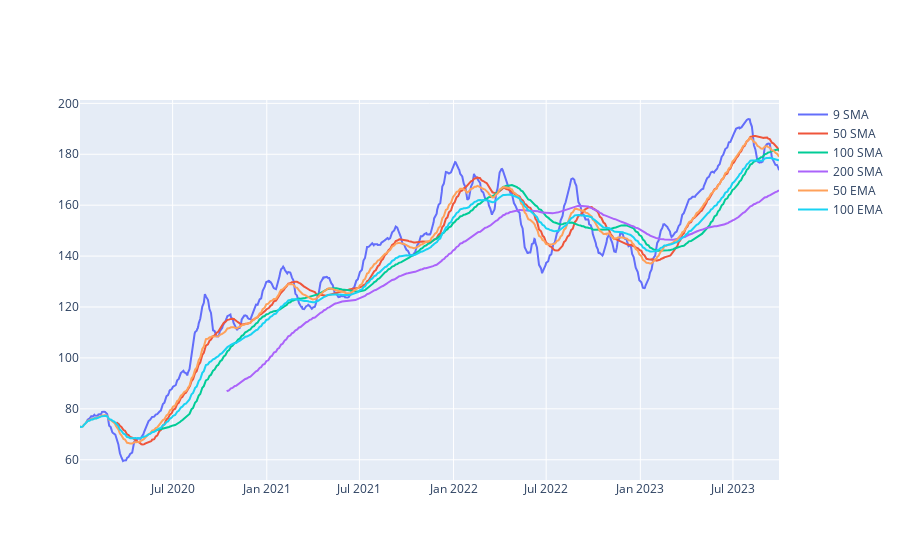

Notebook source saved alongside this figure:
### Markdown cell above
### Question 2: Plot the 50, 100 Exponential Moving Averages along with the Simple Moving Averages

### Code cell
e2 = emas.get_series(50)

df['e2'] = e2

e3 = emas.get_series(100)

df['e3'] = e3

e2 = go.Scatter(x=df.index,
                y=df["e2"],
                
                name="50 EMA"
                )
e3 = go.Scatter(x=df.index,
                y=df["e3"],
                
                name="100 EMA"
                )


fig = go.Figure(data=[Sma1, Sma2, Sma3, Sma4, e2, e3])
fig.show()

### Figure 1 — Plotly figure (JSON) as saved in the notebook; plotly's stock layout.template omitted (floating-point values rounded to 4 significant figures; data arrays with more than 128 entries replaced by an {"elided": "..."} marker saying what was removed)
{"data": [{"name": "9 SMA", "type": "scatter", "x": {"elided": "943 str values"}, "y": {"elided": "943 float values"}, "yaxis": "y"}, {"name": "50 SMA", "type": "scatter", "x": {"elided": "943 str values"}, "y": {"elided": "943 float values"}, "yaxis": "y"}, {"name": "100 SMA", "type": "scatter", "x": {"elided": "943 str values"}, "y": {"elided": "943 float values"}, "yaxis": "y"}, {"name": "200 SMA", "type": "scatter", "x": {"elided": "943 str values"}, "y": {"elided": "943 float values"}, "yaxis": "y"}, {"name": "50 EMA", "type": "scatter", "x": {"elided": "943 str values"}, "y": {"elided": "943 float values"}}, {"name": "100 EMA", "type": "scatter", "x": {"elided": "943 str values"}, "y": {"elided": "943 float values"}}], "layout": {}}
